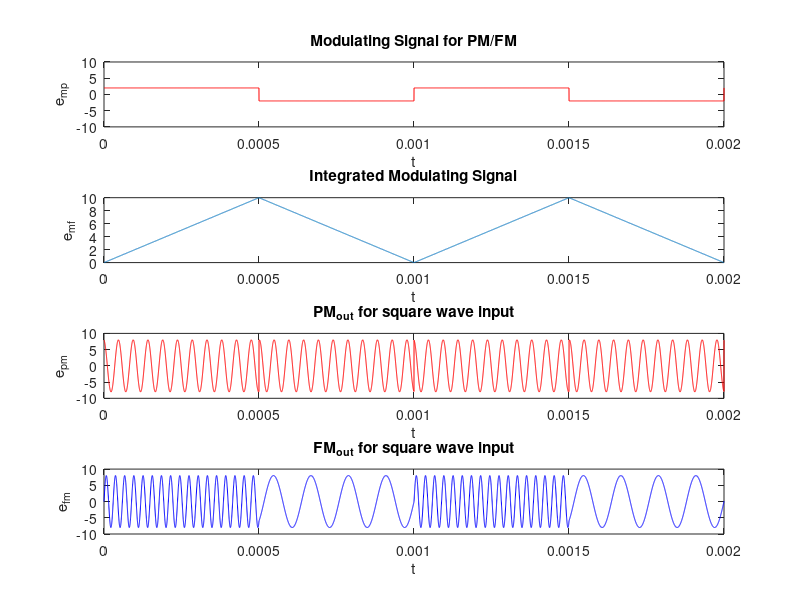

The MATLAB source for this figure:
%Script to generate FM and PM
format long;
t = linspace(0,0.002,10000); %Time vector
fm=1000; kp=4; %Modulation index for PM
tau = 0.0001; %Time constant for the integrator
emp = 2*square(2*pi*fm*t);
emf(1) = 0; %first sample of integrated input
kf = kp;
for  i = 2:length(emp)
    emf(i) = trapz(t(1:i), emp(1:i))/tau; %Trapezoidal integration
end %of input (modulating signal)

epm = 8*sin(42000*pi*t + kp*emp);
efm = 8*sin(42000*pi*t + kp*emf);
subplot(411), plot(t,emp,'r'), axis([0 0.002 -10 10]);
xlabel('t'), ylabel('e_{mp}');
title('Modulating Signal for PM/FM');
subplot(412), plot(t,emf);
xlabel('t'), ylabel('e_{mf}');
title('Integrated Modulating Signal');
subplot(413), plot(t,epm,'r');
xlabel('t'), ylabel('e_{pm}');
title('PM_{out} for square wave input');
subplot(414), plot(t,efm,'b');
xlabel('t'), ylabel('e_{fm}');
title('FM_{out} for square wave input');
